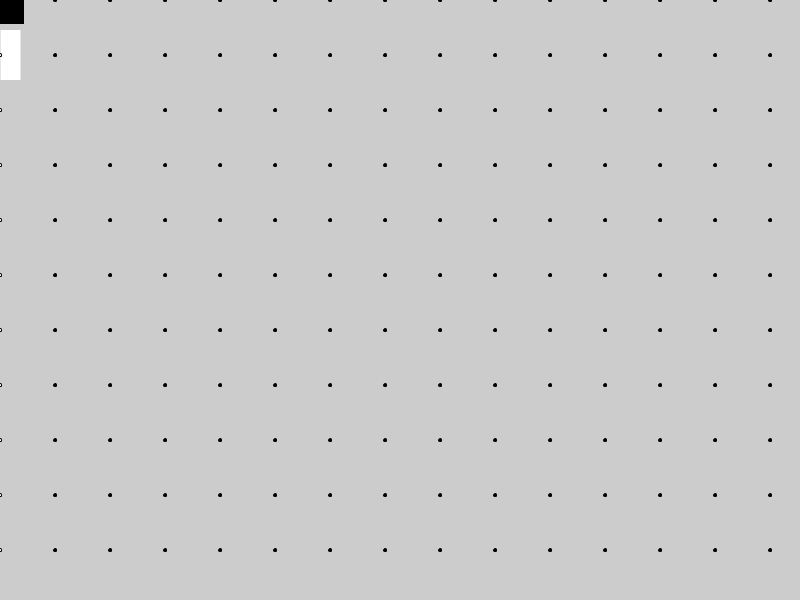
Frame 1 (no input)
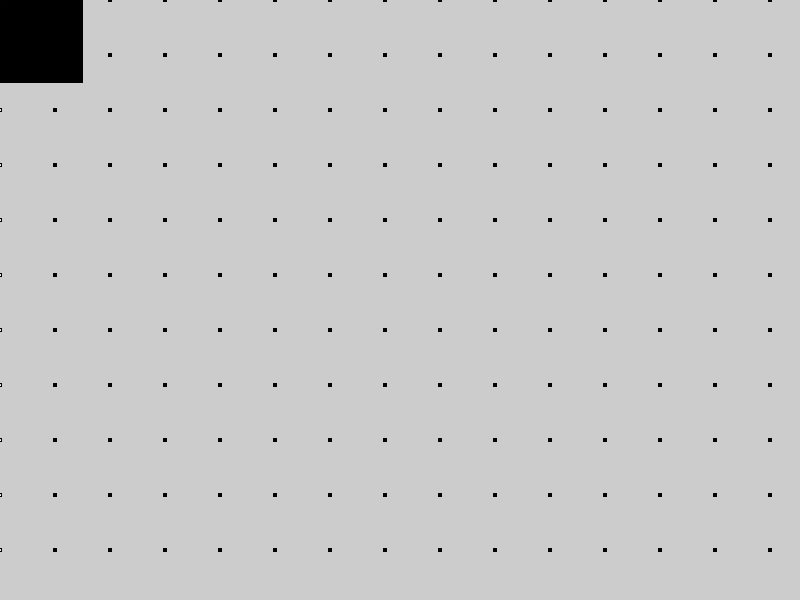
Frame 60 (the mouse pressed at the canvas centre just before this capture)
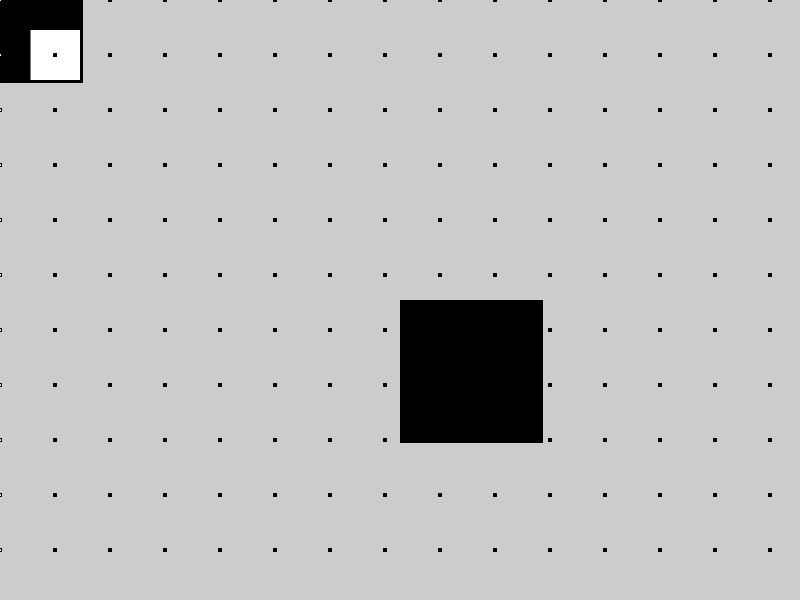
Frame 120 (the mouse held since frame 60 and released just before this capture)

The Processing sketch that drew these frames (run headless with seeded random() and noise(); from frame 60 on, the mouse is pressed at the canvas centre):

// Processing sketch: processing_133586
// ── processing_133586.pde

  
  float a = 0;
  float b = 30;
  float speed = 0.5;
  float rectSize = 23;
  color c=color(0);
  
  void setup() {
    size (800, 600);
    smooth();
//    fill (255,255,255);
noStroke();
  }
  
  void draw() {
    
    a = a + speed;
    fill(255);
    noStroke();
    rect(a, b, 20, 50);
//  fill (0, 0, 2, 4);
//    rect(-10, -10, 2400, 2400);
    for (int x=0; x<width; x=x+55) {
      for (int y =0; y<height; y=y+55) {
//        fill(25);
        stroke(0.5);
        ellipse(x, y, 3, 3);
      }
      fill(c);
    stroke(1);
      rect(mouseX, mouseY, rectSize, rectSize);
    }
  
    rectSize = rectSize + 1;
  }
  void keyPressed() {
    if (key == '1') {
      c = color(#FF4040);
    } 
    if (key == '2') {
      c= color(#D1FFEE);
    } 
    if (key == '3') {
     c= color(#CCB9FF);
    }
    rectSize=1;
  }
